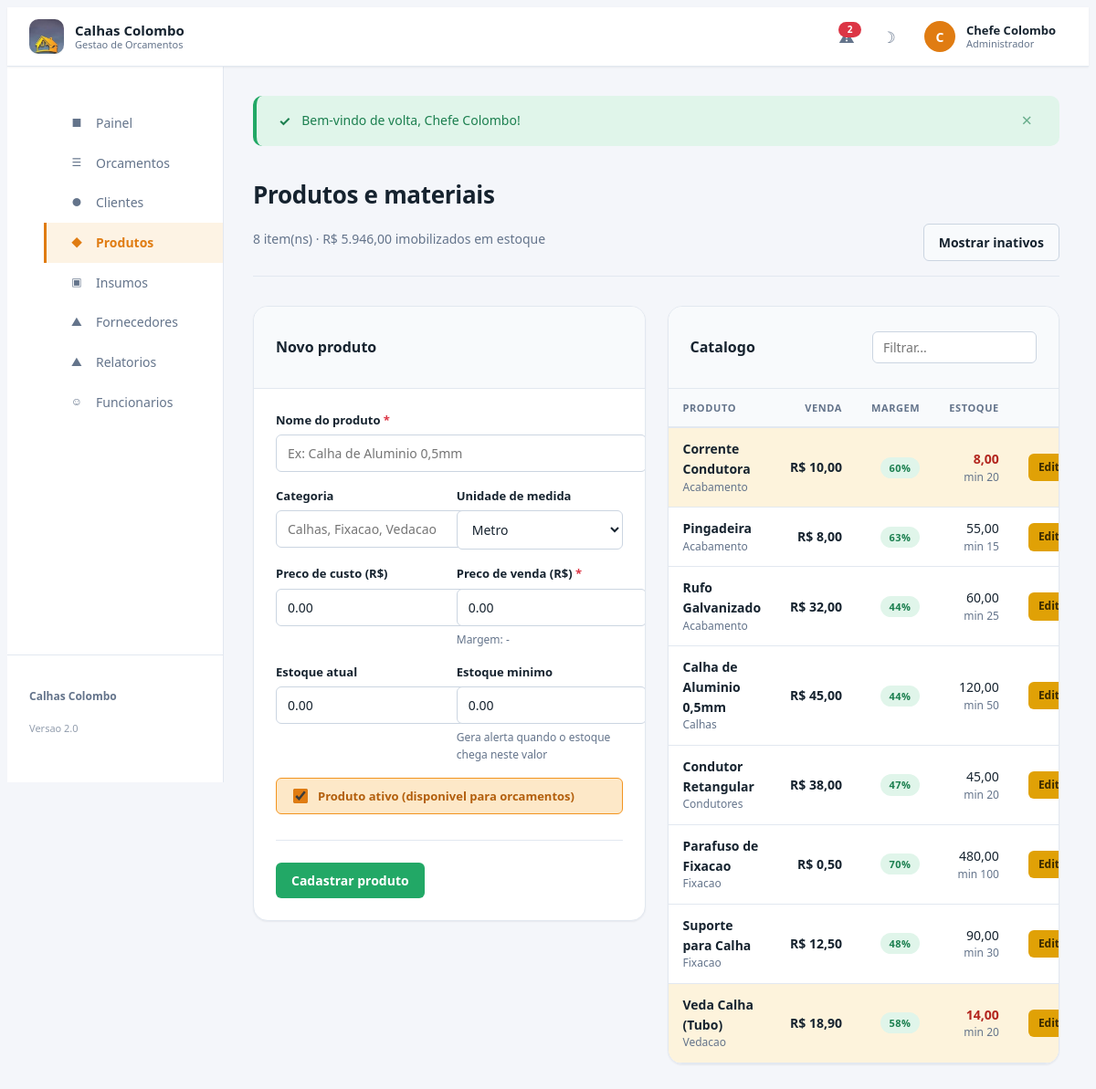
Page /produtos.php (signed in) on the committed database.
### tables this page shows
CREATE TABLE `produtos` (
  `id`             INT(11) NOT NULL AUTO_INCREMENT,
  `nome`           VARCHAR(100) NOT NULL,
  `categoria`      VARCHAR(50) DEFAULT 'Geral',
  `unidade`        ENUM('metro','kg','un','peca','rolo') NOT NULL DEFAULT 'un',
  `preco_custo`    DECIMAL(10,2) NOT NULL DEFAULT 0.00,
  `preco_unitario` DECIMAL(10,2) NOT NULL DEFAULT 0.00,
  `estoque_atual`  DECIMAL(10,2) NOT NULL DEFAULT 0.00,
  `estoque_minimo` DECIMAL(10,2) NOT NULL DEFAULT 0.00,
  `ativo`          TINYINT(1) NOT NULL DEFAULT 1,
  `data_cadastro`  DATETIME NOT NULL DEFAULT CURRENT_TIMESTAMP,
  PRIMARY KEY (`id`),
  KEY `idx_ativo` (`ativo`),
  KEY `idx_categoria` (`categoria`)
);

### inclui/auth.php (called while the page is built, shortened)
<?php
require_once __DIR__ . '/funcoes.php';
function permissoes(): array
{
    return [
        'admin' => [
            'ver_dashboard', 'ver_financeiro', 'gerir_clientes', 'excluir_clientes',
            'gerir_orcamentos', 'excluir_orcamentos', 'gerir_produtos', 'gerir_insumos',
            'gerir_fornecedores', 'gerir_usuarios', 'ver_relatorios',
        ],
        'gerente' => [
            'ver_dashboard', 'ver_financeiro', 'gerir_clientes',
            'gerir_orcamentos', 'gerir_produtos', 'gerir_insumos',
            'gerir_fornecedores', 'ver_relatorios',
        ],
        'calheiro' => [
            'ver_dashboard', 'gerir_clientes', 'gerir_orcamentos', 'gerir_insumos',
        ],
        'campo' => [
            'ver_dashboard', 'gerir_clientes', 'gerir_orcamentos',
        ],
    ];
}
function pode(string $capacidade): bool
{
    $perfil = $_SESSION['usuario_perfil'] ?? '';
    $mapa = permissoes();
    return in_array($capacidade, $mapa[$perfil] ?? [], true);
}

### produtos.php (the view, shortened to what this page needs)
<?php
require_once __DIR__ . '/inclui/auth.php';
$pdo = bd();
$editar = null;
$mostrarInativos = isset($_GET['inativos']);
$sql = "SELECT p.*,
               COALESCE((SELECT SUM(i.quantidade) FROM itens_orcamento i
                         JOIN orcamentos o ON o.id = i.orcamento_id
                         WHERE i.produto_id = p.id
                           AND o.status IN ('aprovado','em_producao','concluido')),0) AS vendido
        FROM produtos p"
     . ($mostrarInativos ? '' : ' WHERE p.ativo = 1')
     . " ORDER BY p.categoria, p.nome";
$produtos = $pdo->query($sql)->fetchAll();
$unidades = ['metro' => 'Metro', 'kg' => 'Quilo', 'un' => 'Unidade', 'peca' => 'Peca', 'rolo' => 'Rolo'];
$valorEstoque = 0.0;
foreach ($produtos as $p) {
    $valorEstoque += (float) $p['estoque_atual'] * (float) $p['preco_custo'];
}
require_once __DIR__ . '/inclui/cabecalho.php';
?>
<div class="pagina-topo">
    <div>
        <h1 class="pagina-titulo">Produtos e materiais</h1>
        <p class="pagina-subtitulo">
            <?= count($produtos) ?> item(ns)
            <?php if (pode('ver_financeiro')): ?>
                &middot; <?= moeda($valorEstoque) ?> imobilizados em estoque
            <?php endif; ?>
        </p>
    </div>
    <div class="pagina-acoes">
        <a href="produtos.php<?= $mostrarInativos ? '' : '?inativos=1' ?>" class="botao botao-neutro">
            <?= $mostrarInativos ? 'Ocultar inativos' : 'Mostrar inativos' ?>
        </a>
    </div>
</div>
<div class="grade-2">
    <div class="cartao" style="align-self:start">
        <div class="cartao-cabecalho">
            <h3><?= $editar ? 'Editar produto' : 'Novo produto' ?></h3>
        </div>
        <div class="cartao-corpo">
            <form method="POST" class="formulario-grade">
                <div class="campo col-12">
                    <label for="nome">Nome do produto <span class="obrigatorio">*</span></label>
                    <input type="text" id="nome" name="nome" required
                           value="<?= e($editar['nome'] ?? '') ?>"
                           placeholder="Ex: Calha de Aluminio 0,5mm">
                </div>
                <div class="campo col-6">
                    <label for="categoria">Categoria</label>
                    <input type="text" id="categoria" name="categoria"
                           value="<?= e($editar['categoria'] ?? '') ?>"
                           placeholder="Calhas, Fixacao, Vedacao..." list="listaCategorias">
                </div>
                <div class="campo col-6">
                    <label for="unidade">Unidade de medida</label>
                    <select id="unidade" name="unidade">
                        <?php foreach ($unidades as $k => $v): ?>
                            <option value="<?= e($k) ?>" <?= ($editar['unidade'] ?? '') === $k ? 'selected' : '' ?>>
                                <?= e($v) ?>
                            </option>
                        <?php endforeach; ?>
                    </select>
                </div>
                <div class="campo col-6">
                    <label for="preco_custo">Preco de custo (R$)</label>
                    <input type="number" step="0.01" min="0" id="preco_custo" name="preco_custo"
                           value="<?= number_format((float) ($editar['preco_custo'] ?? 0), 2, '.', '') ?>"
                           oninput="calcularMargem()">
                </div>
                <div class="campo col-6">
                    <label for="preco_unitario">Preco de venda (R$) <span class="obrigatorio">*</span></label>
                    <input type="number" step="0.01" min="0" id="preco_unitario" name="preco_unitario" required
                           value="<?= number_format((float) ($editar['preco_unitario'] ?? 0), 2, '.', '') ?>"
                           oninput="calcularMargem()">
                    <span class="campo-dica" id="dicaMargem">Margem: -</span>
                </div>
                <div class="campo col-6">
                    <label for="estoque_atual">Estoque atual</label>
                    <input type="number" step="0.01" min="0" id="estoque_atual" name="estoque_atual"
                           value="<?= number_format((float) ($editar['estoque_atual'] ?? 0), 2, '.', '') ?>">
                </div>
                <div class="campo col-6">
                    <label for="estoque_minimo">Estoque minimo</label>
                    <input type="number" step="0.01" min="0" id="estoque_minimo" name="estoque_minimo"
                           value="<?= number_format((float) ($editar['estoque_minimo'] ?? 0), 2, '.', '') ?>">
                    <span class="campo-dica">Gera alerta quando o estoque chega neste valor</span>
                </div>
                <div class="campo col-12">
                    <label class="caixa-marcar">
                        <input type="checkbox" name="ativo" value="1"
                            <?= (!$editar || (int) $editar['ativo'] === 1) ? 'checked' : '' ?>>
                        Produto ativo (disponivel para orcamentos)
                    </label>
                </div>
                <div class="formulario-acoes">
                    <button type="submit" class="botao botao-sucesso">
                        <?= $editar ? 'Salvar alteracoes' : 'Cadastrar produto' ?>
                    </button>
                </div>
            </form>
        </div>
    </div>
    <div class="cartao">
        <div class="cartao-cabecalho">
            <h3>Catalogo</h3>
            <input type="search" placeholder="Filtrar..." data-filtra-tabela="#tabelaProdutos"
                   style="padding:7px 11px;border:1px solid var(--borda-forte);border-radius:6px;background:var(--superficie);color:var(--texto);max-width:180px">
        </div>
        <div class="tabela-rolagem">
            <table class="tabela" id="tabelaProdutos">
                <thead>
                    <tr>
                        <th>Produto</th>
                        <th class="num">Venda</th>
                        <?php if (pode('ver_financeiro')): ?><th class="num">Margem</th><?php endif; ?>
                        <th class="num">Estoque</th>
                        <th></th>
                    </tr>
                </thead>
                <tbody>
                <?php foreach ($produtos as $p): ?>
                    <?php
                    $margem = (float) $p['preco_custo'] > 0
                        ? ((float) $p['preco_unitario'] - (float) $p['preco_custo']) / (float) $p['preco_unitario'] * 100
                        : 100;
                    $baixo = (float) $p['estoque_atual'] <= (float) $p['estoque_minimo'];
                    ?>
                    <tr class="<?= $baixo ? 'linha-destaque' : '' ?>">
                        <td>
                            <div class="titulo-celula"><?= e($p['nome']) ?></div>
                            <div class="sub-celula">
                                <?= e($p['categoria']) ?>
                            </div>
                        </td>
                        <td class="num negrito"><?= moeda($p['preco_unitario']) ?></td>
                        <?php if (pode('ver_financeiro')): ?>
                            <td class="num">
                                <span class="selo <?= $margem >= 40 ? 'selo-verde' : ($margem >= 20 ? 'selo-ambar' : 'selo-vermelho') ?>">
                                    <?= numero($margem, 0) ?>%
                                </span>
                            </td>
                        <?php endif; ?>
                        <td class="num">
                            <span style="<?= $baixo ? 'color:var(--vermelho-600);font-weight:700' : '' ?>">
                                <?= numero($p['estoque_atual']) ?>
                            </span>
                            <div class="sub-celula">min <?= numero($p['estoque_minimo'], 0) ?></div>
                        </td>
                        <td>
                            <div class="acoes">
                                <a href="?editar=<?= (int) $p['id'] ?>" class="botao botao-alerta botao-p">Editar</a>
                            </div>
                        </td>
                    </tr>
                <?php endforeach; ?>
                </tbody>
            </table>
        </div>
    </div>
</div>
<?php require_once __DIR__ . '/inclui/rodape.php'; ?>

### rows in the picture
produtos: nome "Corrente Condutora", categoria "Acabamento", preco_unitario "R$ 10,00", numero($margem, 0) "60", estoque_atual "8,00", estoque_minimo "20"
produtos: nome "Pingadeira", categoria "Acabamento", preco_unitario "R$ 8,00", numero($margem, 0) "63", estoque_atual "55,00", estoque_minimo "15"
produtos: nome "Rufo Galvanizado", categoria "Acabamento", preco_unitario "R$ 32,00", numero($margem, 0) "44", estoque_atual "60,00", estoque_minimo "25"
produtos: nome "Calha de Aluminio 0,5mm", categoria "Calhas", preco_unitario "R$ 45,00", numero($margem, 0) "44", estoque_atual "120,00", estoque_minimo "50"
produtos: nome "Condutor Retangular", categoria "Condutores", preco_unitario "R$ 38,00", numero($margem, 0) "47", estoque_atual "45,00", estoque_minimo "20"
produtos: nome "Parafuso de Fixacao", categoria "Fixacao", preco_unitario "R$ 0,50", numero($margem, 0) "70", estoque_atual "480,00", estoque_minimo "100"
produtos: nome "Suporte para Calha", categoria "Fixacao", preco_unitario "R$ 12,50", numero($margem, 0) "48", estoque_atual "90,00", estoque_minimo "30"
produtos: nome "Veda Calha (Tubo)", categoria "Vedacao", preco_unitario "R$ 18,90", numero($margem, 0) "58", estoque_atual "14,00", estoque_minimo "20"

### other values in the picture
EMPRESA_NOME "Calhas Colombo"
count($alertas_estoque) "2"
mb_strtoupper(mb_substr($u['nome'], 0, 1)) "C"
$u['nome'] "Chefe Colombo"
rotulo_perfil($u['perfil']) "Administrador"
$icone "■"
$rotulo "Painel"
$icone "☰"
$rotulo "Orcamentos"
$icone "●"
$rotulo "Clientes"
$icone "◆"
$rotulo "Produtos"
$icone "▣"
$rotulo "Insumos"
